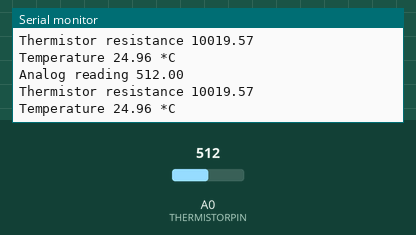
Recording of a sketch running on a simulated Arduino Uno, built with avr-gcc and run on an emulated ATmega328P. Parts: the last lines printed to the serial monitor. The inputs (shaded band) are chosen by the test bench; at power-on: A0 (THERMISTORPIN) = 512.

Above: at 2.8 s.
2.9 s: A0 (THERMISTORPIN) set to 1023
At 5.1 s:
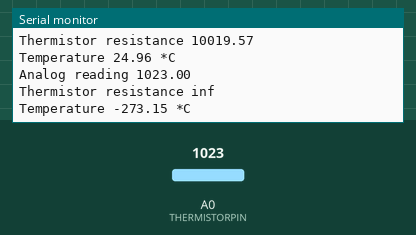
7.5 s: A0 (THERMISTORPIN) set to 900
At 9.0 s:
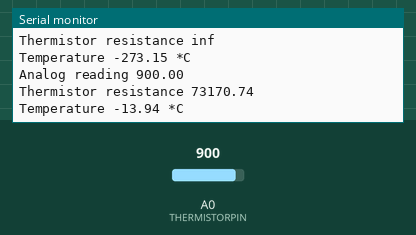
Timing chart, 0 to 10.5 s (numbered marks = the images above; inputs shaded):
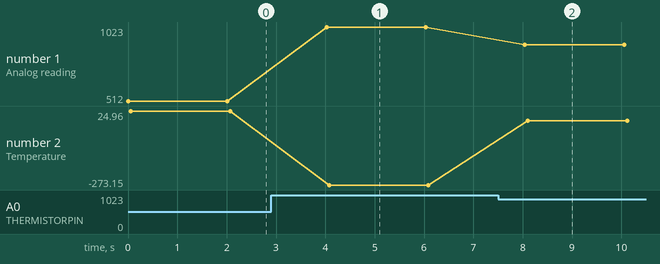

Measured:
- after the input at 2.9 s, the serial monitor: prints a new line after 1.1 s (image 1)
- after the input at 7.5 s, the serial monitor: prints a new line after 0.55 s (image 2)
- plotted number 1: 512 → 1023 after the input at 2.9 s, 1023 → 900 after the input at 7.5 s
- plotted number 2: 24.96 → -273.15 after the input at 2.9 s, -273.15 → -13.94 after the input at 7.5 s

The sketch:

_10KTest.ino
```cpp
// the value of the 'other' resistor
#define SERIESRESISTOR 10000

// What pin to connect the sensor to
#define THERMISTORPIN A0

//thermistor nomial
#define THERMISTORNOMIAL 10000

//temp for nominal resistance
#define TEMPERATURENOMIAL 25

//the beta coefficient of the thermistor
#define BCOEFFICIENT 3950

void setup(void) {
  Serial.begin(9600);
}

void loop(void) {
  float reading;

  reading = analogRead(THERMISTORPIN);

  Serial.print("Analog reading ");
  Serial.println(reading);

  // convert the value to resistance
  reading = (1023 / reading)  - 1;
  reading = SERIESRESISTOR / reading;
  Serial.print("Thermistor resistance ");
  Serial.println(reading);

  float steinhart;
  steinhart = reading / THERMISTORNOMIAL;
  steinhart = log(steinhart);
  steinhart /= BCOEFFICIENT;
  steinhart += 1.0 / (TEMPERATURENOMIAL + 273.15);
  steinhart = 1/steinhart;
  steinhart -= 273.15;

  Serial.print("Temperature ");
  Serial.print(steinhart);
  Serial.println(" *C");

  delay(1000);


  delay(1000);
}
```
